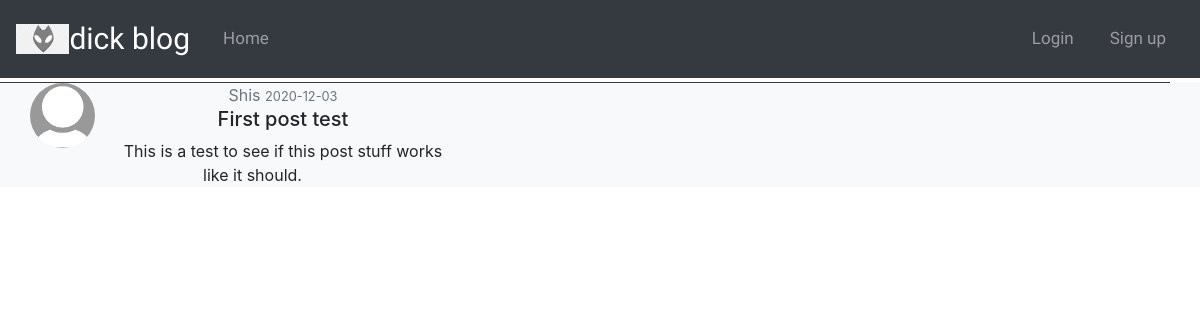
/post/1, run on the app's committed database.
### flask_web/models.py (models this page shows, shortened)
class User(db.Model, UserMixin):
    id = db.Column(db.Integer, primary_key = True)
    username = db.Column(db.String(20), unique=True, nullable = False)
    email = db.Column(db.String(120), unique=True, nullable = False)
    image_file = db.Column(db.String(20), nullable = False, default='default.jpg')
    password = db.Column(db.String(60), nullable = False)
    posts = db.relationship('Post', backref='author', lazy=True)

class Post(db.Model):
    id = db.Column(db.Integer, primary_key = True)
    title = db.Column(db.String(100), nullable = False)
    date_posted = db.Column(db.DateTime, nullable = False, default = datetime.utcnow)
    content = db.Column(db.Text, nullable=False)
    user_id = db.Column(db.Integer, db.ForeignKey('user.id'), nullable=False)

### flask_web/routes.py (the view)
@app.route("/post/<int:post_id>")
def post(post_id):
    post = Post.query.get_or_404(post_id)
    return render_template('post.html', title=post.title, post=post)

### flask_web/templates/post.html (shortened to what this page needs)
{% extends "layout.html" %}
{% block content %}
<div class="row container-fluid mt-1 border-top border-dark mb-3">
    <div class="col-lg-5">
        <img class="rounded-circle article-img" src="{{ url_for('static', filename='profile_pics/' + post.author.image_file) }}">
        <div class="card-body py-0">
            <a class="text-muted">{{ post.author.username }}</a>
            <small class="text-muted">{{ post.date_posted.strftime('%Y-%m-%d') }}</small>
            <h5>{{ post.title }}</h5>
            <p class="card-text">{{ post.content }}</p>
        </div>
    </div>
</div>
{% endblock content %}

### flask_web/static/blogstyles.css (style rules this page uses)
.article-img { height: 65px; width: 65px; margin-right: 16px; float: left; }

### data on the page
User: image_file (placeholder picture), author.username "Shis"
Post: date_posted "2020-12-03", title "First post test", content "This is a test to see if this post stuff works like it should."
